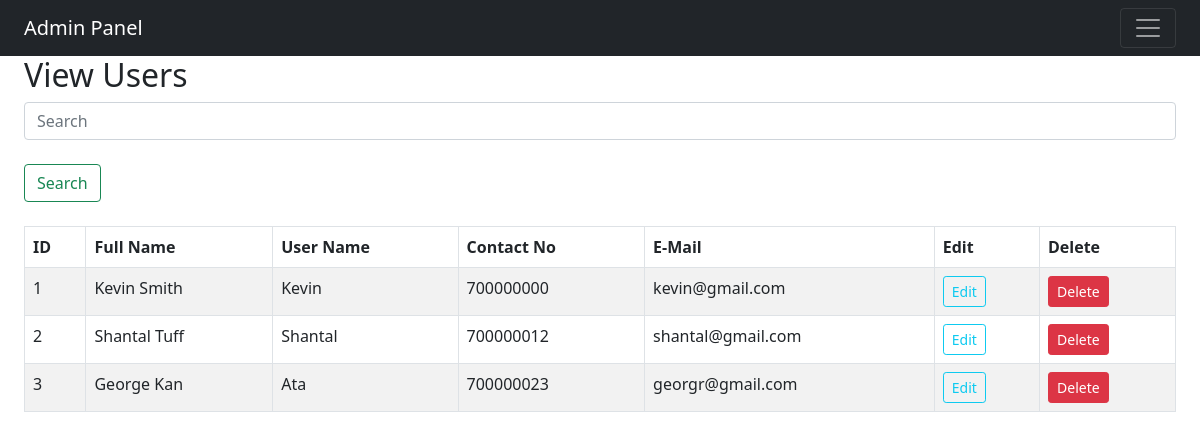
/admin/users_view.php (signed in), run on the app's committed database.
### tables this page shows
CREATE TABLE IF NOT EXISTS `register_table` (
  	`register_id` INT(10) NOT NULL AUTO_INCREMENT,
  	`register_full_name` VARCHAR(100) NOT NULL,
  	`register_user_name` VARCHAR(50) NOT NULL,
  	`register_password` VARCHAR(255) NOT NULL,
  	`register_contact_number` VARCHAR(15) NOT NULL,
  	`register_email` VARCHAR(60) NOT NULL,
  	`register_question` VARCHAR(100) NOT NULL,
  	`register_answer` VARCHAR(50) NOT NULL,
  	`register_profile_picture` VARCHAR(50) NOT NULL DEFAULT 'profile_img/profile_default_picture.png',
  	`register_time` VARCHAR(20) NOT NULL,
  	PRIMARY KEY (`register_id`)
);

### admin/functions/process_users_view_data.php (the view)
<?php
    function display_data($users_list_result)
    {
        while($users_row = mysqli_fetch_assoc($users_list_result))
        {
            echo '
                <tr>
                    <td>' . $users_row['register_id'] . '</td>
                    <td>' . $users_row['register_full_name'] . '</td>
                    <td>' . $users_row['register_user_name'] . '</td>
                    <td>' . $users_row['register_contact_number'] . '</td>
                    <td>' . $users_row['register_email'] . '</td>
                    <td><a class="btn btn-sm btn-outline-info" href="users_edit.php?id=' . $users_row['register_id'] . '">Edit</a></td>
                    <td><a class="btn btn-sm btn-danger" href="functions/process_users_del.php?id=' . $users_row['register_id'] . '">Delete</a></td>
                </tr>';
        }
    }
?>

### data on the page
register_table: register_id "1", register_full_name "Kevin Smith", register_user_name "Kevin", register_contact_number "700000000", register_email "kevin@gmail.com"
register_table: register_id "2", register_full_name "Shantal Tuff", register_user_name "Shantal", register_contact_number "700000012", register_email "shantal@gmail.com"
register_table: register_id "3", register_full_name "George Kan", register_user_name "Ata", register_contact_number "700000023", register_email "georgr@gmail.com"
